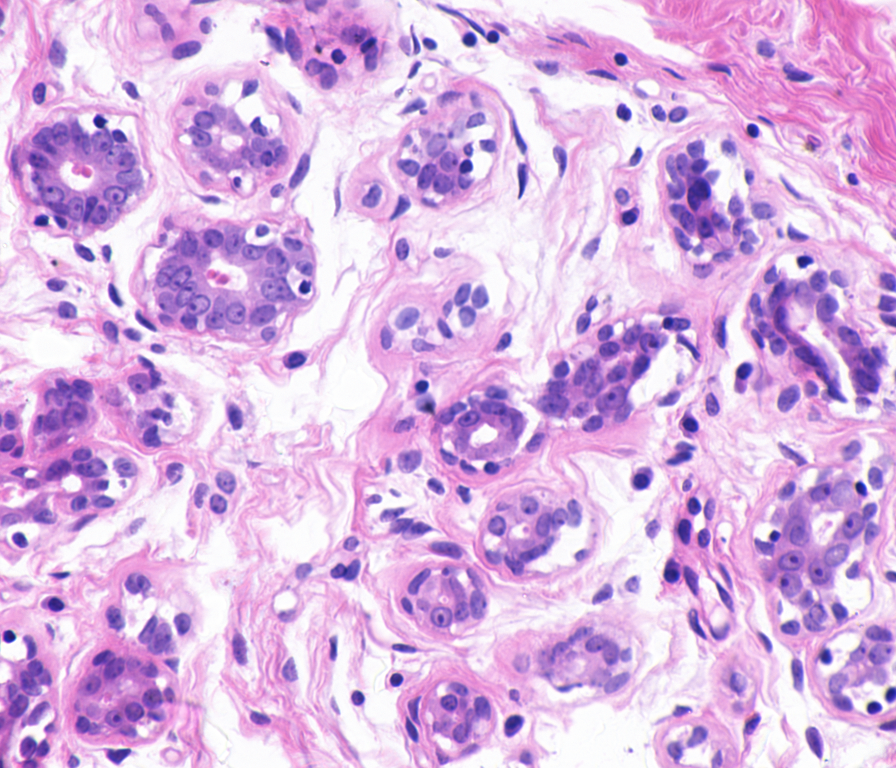
#> input picture Image Recognition/semantic_segmentation/data/breast_cancer_histopathology/Images/ytma10_010704_benign1_ccd.tif, 896 x 768 px
$ python data_preparation.py
#> lines starting #> are read from the running program, lines starting #| are printed output that depends on the picture
import os
import skimage.io as io
import skimage.transform as transform
import skimage
import numpy as np
import matplotlib.pyplot as plt
from medpy.io import load
import random
extn = 'png'
width = 256
height = 256
path = f'../data/{extn}/'
image_path = f'../data/{extn}/Original/'
label_path = f'../data/{extn}/Ground Truth/'


brca_rootpath = '../data/breast_cancer_histopathology/'
brca_image_path = f'{brca_rootpath}Images/'
brca_label_path = f'{brca_rootpath}Masks/'

hippo_rootpath = '../data/hippocampus/'
hippo_image_path = f'{hippo_rootpath}imagesTr_original_data/'
hippo_label_path = f'{hippo_rootpath}labelsTr_original_data/'

heart_rootpath = '../data/heart/'
heart_image_path = f'{heart_rootpath}imagesTr/'
heart_label_path = f'{heart_rootpath}labelsTr/'

prostrate_rootpath = '../data/prostrate/'
prostrate_image_path = f'{prostrate_rootpath}imagesTr/'
prostrate_label_path = f'{prostrate_rootpath}labelsTr/'

spleen_rootpath = '../data/spleen/'
spleen_image_path = f'{spleen_rootpath}imagesTr/'
spleen_label_path = f'{spleen_rootpath}labelsTr/'


def process_brca(root_path):
    def is_tif_file(filename):
        filename = filename.lower()
        return filename.endswith('.tif') and '.xml' not in filename

    img_paths = sorted([f'{root_path}{i}' for i in os.listdir(root_path)])

    img_paths = list(filter(is_tif_file, img_paths))

    return img_paths
# [30 lines left out: functions unzip_and_process_nii_files, process_nii_files, not called in this run]

def get_images(root_path,output_size,is_label=False,tissue_type='colorectal'):
#> called with output_size = (256, 256), is_label = False, tissue_type = 'breast cancer'
    img_paths = sorted([f'{root_path}{i}' for i in os.listdir(root_path)])
    """allowed options for tissue type:
        'colorectal'
        'breast cancer'
        'hippocampus'
        'heart'
        'prostrate'
        'spleen'
    """
    if tissue_type=='breast cancer':

        #parses the breast cancer dataset. The folder contains only tif and .xml files so we have to read it along with cleaning up file names
        img_paths = process_brca(root_path)

    if tissue_type in ['hippocampus','heart','prostrate','spleen']:

        img_paths = process_nii_files(root_path)


    if is_label:
        #if it's the label dataset then we have to take it as a grayscale image, therefore only one channel is necessary
        data = np.array([skimage.transform.resize(io.imread(i_path, as_gray=True),
                                                    output_shape=output_size+(1,),
                                                    mode='constant',
                                                    preserve_range=True)
                           for i_path in img_paths], dtype=np.uint8)
    else:

        data = np.array([skimage.transform.resize(io.imread(i_path)[:,:,:3],
                                                output_size,
                                                mode='constant',
                                                preserve_range=True)
                       for i_path in img_paths],dtype=np.uint8)
    data = data.astype('float32') / 255.
    return data

#importing breast cancer images
X_brca_data = get_images(brca_image_path,output_size=(height,width),tissue_type='breast cancer')
Y_brca_data = get_images(brca_label_path,output_size=(height,width),tissue_type='breast cancer',is_label=True)
#> call 2 of get_images, with output_size = (256, 256), is_label = True, tissue_type = 'breast cancer'
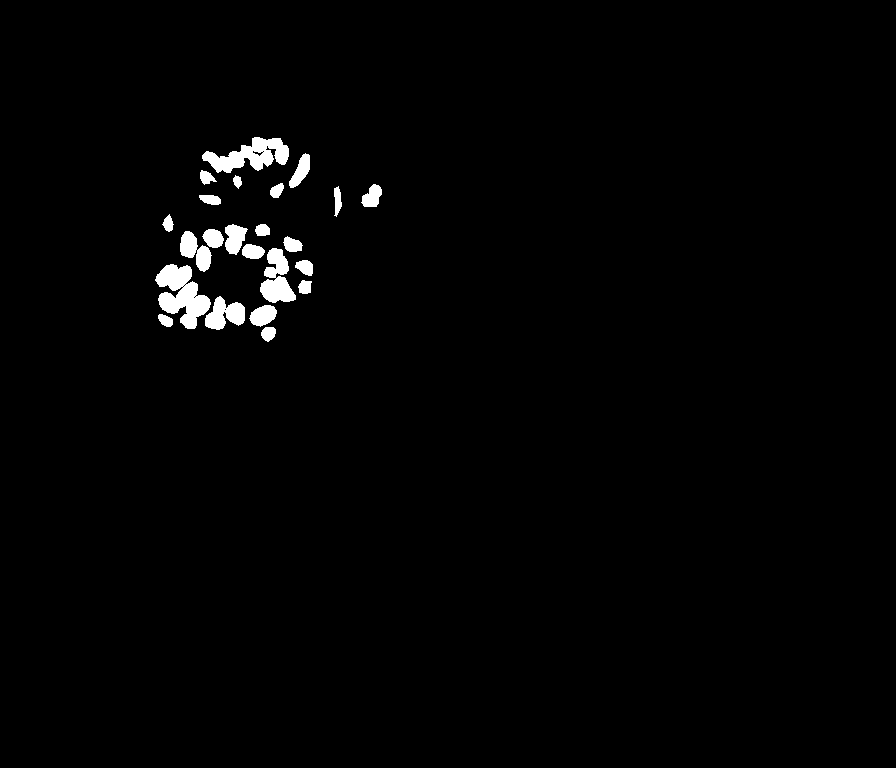
#> input picture Image Recognition/semantic_segmentation/data/breast_cancer_histopathology/Masks/ytma10_010704_benign1.TIF, 896 x 768 px
print('shape of brca data')
print(X_brca_data.shape)
#| (1, 256, 256, 3)
print(Y_brca_data.shape)
#| (1, 256, 256, 1)
#importing colorectal images
X_data = get_images(image_path,(height,width))
#> call 3 of get_images, with root_path = '../data/png/Original/', output_size = (256, 256), is_label = False, tissue_type = 'colorectal'
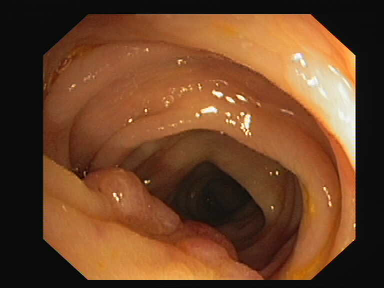
#> input picture Image Recognition/semantic_segmentation/data/PNG/Original/1.png, 384 x 288 px, found by its file name
Y_data = get_images(label_path,(height,width),is_label=True)
#> call 4 of get_images, with root_path = '../data/png/Ground Truth/', output_size = (256, 256), is_label = True, tissue_type = 'colorectal'
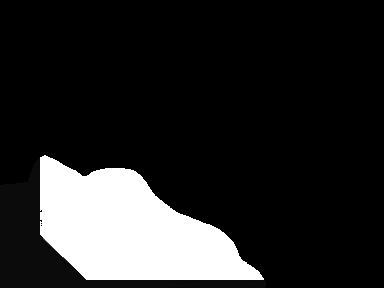
#> input picture Image Recognition/semantic_segmentation/data/PNG/Ground Truth/1.png, 384 x 288 px, found by its file name
print('shape of colorectal data')
print(X_data.shape)
#| (1, 256, 256, 3)
print(Y_data.shape)
#| (1, 256, 256, 1)

#importing hippocampal images
#> (the run stopped early here; a loop or call above may not have finished)
